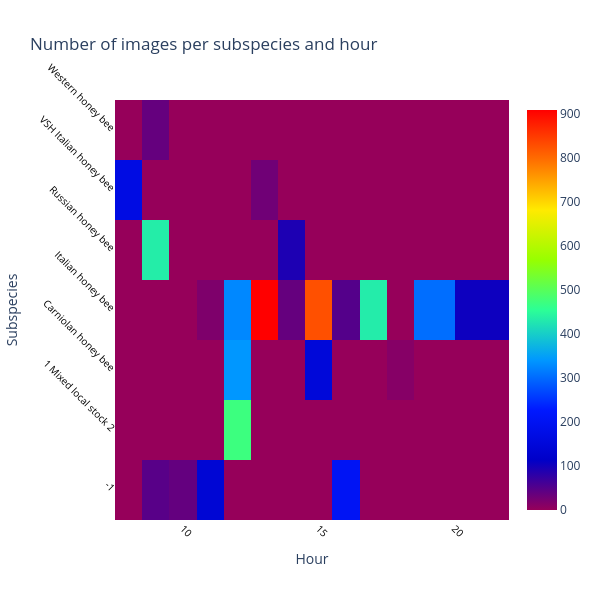

Notebook code cell kept with this figure:
### Code cell
plotly_heatmap(df, 'hour','subspecies', 'Images', 'Hour','Subspecies', 'Number of images per subspecies and hour')

### Figure 1 — Plotly figure (JSON) as saved in the notebook; plotly's stock layout.template omitted (floating-point values rounded to 4 significant figures)
{"data": [{"colorscale": [[0, "rgb(150,0,90)"], [0.125, "rgb(0,0,200)"], [0.25, "rgb(0,25,255)"], [0.375, "rgb(0,152,255)"], [0.5, "rgb(44,255,150)"], [0.625, "rgb(151,255,0)"], [0.75, "rgb(255,234,0)"], [0.875, "rgb(255,111,0)"], [1, "rgb(255,0,0)"]], "reversescale": false, "type": "heatmap", "x": [8, 9, 10, 11, 12, 13, 14, 15, 16, 17, 18, 19, 21], "y": ["-1", "1 Mixed local stock 2", "Carniolan honey bee", "Italian honey bee", "Russian honey bee", "VSH Italian honey bee", "Western honey bee"], "z": [[0.0, 47.0, 38.0, 139.0, 0.0, 0.0, 0.0, 0.0, 204.0, 0.0, 0.0, 0.0, 0.0], [0.0, 0.0, 0.0, 0.0, 472.0, 0.0, 0.0, 0.0, 0.0, 0.0, 0.0, 0.0, 0.0], [0.0, 0.0, 0.0, 0.0, 340.0, 0.0, 0.0, 149.0, 0.0, 0.0, 12.0, 0.0, 0.0], [0.0, 0.0, 0.0, 18.0, 327.0, 909.0, 37.0, 827.0, 50.0, 433.0, 0.0, 303.0, 104.0], [0.0, 435.0, 0.0, 0.0, 0.0, 0.0, 92.0, 0.0, 0.0, 0.0, 0.0, 0.0, 0.0], [170.0, 0.0, 0.0, 0.0, 0.0, 29.0, 0.0, 0.0, 0.0, 0.0, 0.0, 0.0, 0.0], [0.0, 37.0, 0.0, 0.0, 0.0, 0.0, 0.0, 0.0, 0.0, 0.0, 0.0, 0.0, 0.0]]}], "layout": {"height": 600, "hovermode": "closest", "showlegend": false, "title": {"text": "Number of images per subspecies and hour"}, "width": 600, "xaxis": {"showticklabels": true, "tickangle": 45, "tickfont": {"color": "black", "size": 10}, "title": {"text": "Hour"}}, "yaxis": {"showticklabels": true, "tickangle": 45, "tickfont": {"color": "black", "size": 10}, "title": {"text": "Subspecies"}}}}
